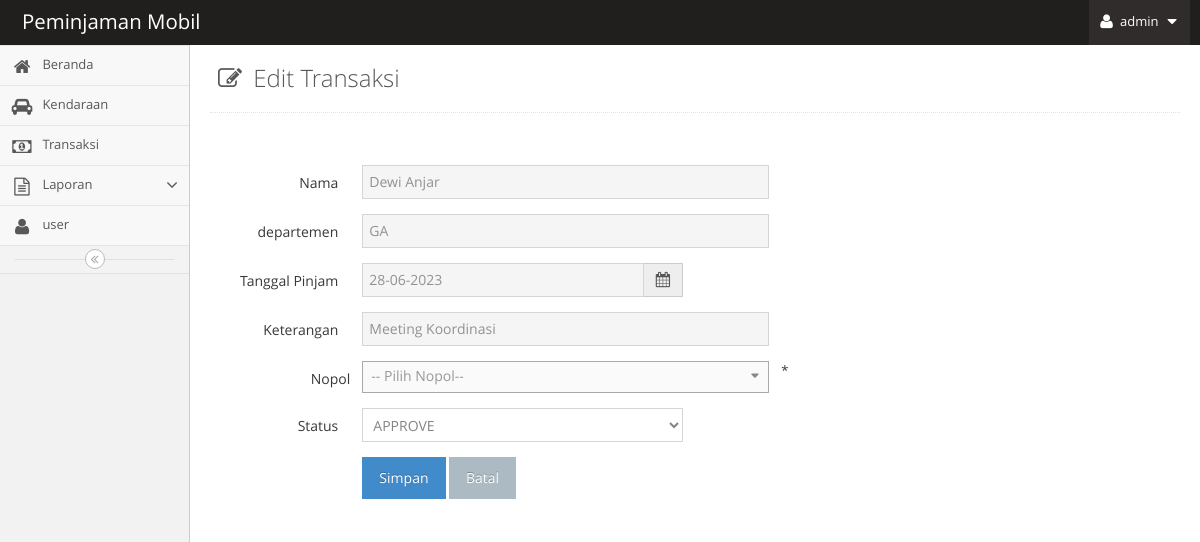
The page /main.php?module=form_transaksi&form=edit&id=TRX000001 (signed in) on the database its author committed.
### tables this page shows
CREATE TABLE `tbl_pinjam` (
  `id` varchar(100) NOT NULL,
  `tgl` date NOT NULL,
  `keterangan` varchar(100) NOT NULL,
  `status` varchar(100) NOT NULL DEFAULT 'On Process',
  `iduser` int(10) NOT NULL,
  `nopol` varchar(100) NOT NULL,
  PRIMARY KEY (`id`)
);

CREATE TABLE `tbl_user` (
  `id_user` int(2) NOT NULL AUTO_INCREMENT,
  `username` varchar(30) NOT NULL,
  `password` varchar(50) NOT NULL,
  `nama_user` varchar(30) NOT NULL,
  `hak_akses` enum('admin','user') NOT NULL,
  `divisi` varchar(100) NOT NULL,
  PRIMARY KEY (`id_user`)
);

### modules/transaksi/form.php (the view, shortened to what this page needs)
 <?php
if ($_GET['form']=='add') { ?>
  <div class="page-content">
    <div class="page-header">
      <h1 style="color:#585858">
        <i style="margin-right: 5px" class="ace-icon fa fa-edit"></i>
        Input Data Transaksi
      </h1>
    </div>
  </section>
  <section class="content">
    <div class="row">
      <div class="col-md-12">
        <div class="box box-primary">
          <form role="form" class="form-horizontal" action="modules/transaksi/proses.php?act=insert" method="POST" enctype="multipart/form-data" />
           <div class="box-body">
             <?php
             error_reporting(0);
             $nama = $_SESSION['nama_user'];
             $divisi = $_SESSION['divisi'];
              $query_id = mysqli_query($mysqli, "SELECT RIGHT(id,6) as kode FROM tbl_pinjam
                                                ORDER BY id DESC LIMIT 1")
                                                or die('Ada kesalahan pada query tampil id_barang : '.mysqli_error($mysqli));
              $count = mysqli_num_rows($query_id);
              if ($count <> 0) {
                  $data_id = mysqli_fetch_assoc($query_id);
                  $kode    = $data_id['kode']+1;
              } else {
                  $kode = 1;
              }
              $buat_id   = str_pad($kode, 6, "0", STR_PAD_LEFT);
              $id = "TRX$buat_id";
              ?>
              <div class="form-group">
                <label class="col-sm-2 control-label no-padding-right">ID Transaksi</label>*
                <div class="col-sm-5">
                  <input type="text" class="form-control" name="id" autocomplete="off"  value="<?php echo $id;?>" required>
                </div>
              </div>
               <div class="form-group">
                <label class="col-sm-2 control-label no-padding-right">Nama</label>*
                <div class="col-sm-5">
                  <input type="text" class="form-control" name="nama" autocomplete="off" value='<?php echo $nama;?>' readonly>
                </div>
              </div>
                 <div class="form-group">
                <label class="col-sm-2 control-label no-padding-right">Departemen</label>*
                <div class="col-sm-5">
  <input type="text" class="form-control" name="departemen" autocomplete="off" value='<?php echo $divisi;?>' readonly>
                </div>
              </div>
              <div class="form-group">
                  <label class="col-sm-2 control-label no-padding-right">Tanggal Pinjam</label>
                  <div style="padding-right:20px;" class="col-sm-4">
                    <div class="input-group">
                      <input class="form-control date-picker" type="text" data-date-format="dd-mm-yyyy" name="pinjam" required />
                      <span class="input-group-addon">
                        <i class="fa fa-calendar bigger-110"></i>
                      </span>
                    </div>
                  </div>
                </div>
                   <div class="form-group">
                <label class="col-sm-2 control-label no-padding-right">Keterangan</label>*
                <div class="col-sm-5">
  <input type="text" class="form-control" name="keterangan" autocomplete="off"  rquired>
                </div>
              </div>
            <div class="box-footer">
              <div class="form-group">
                <div class="col-sm-offset-2 col-sm-10">
                  <input type="submit" class="btn btn-primary btn-submit" name="simpan" value="Simpan">
                  <a href="?module=view_transaksi_pinjam" class="btn btn-default btn-reset">Batal</a>
                </div>
              </div>
            </div>
          </form>
        </div>
      </div>
    </div>
  </section>
  </div>
</div>
<?php
      }
      elseif ($_GET['form']=='edit') {
  if (isset($_GET['id'])) {
      $query = mysqli_query($mysqli, "SELECT
                                            a.id, a.tgl,c.nama_user,c.divisi,a.keterangan,a.nopol,a.status
                                            FROM
                                             tbl_pinjam a,
                                             tbl_kendaraan b,
                                             tbl_user c
                                             WHERE a.iduser=c.id_user and  a.id='$_GET[id]'
GROUP BY a.`id`")
                                      or die('Ada kesalahan pada query tampil Data Vendor: '.mysqli_error($mysqli));
      $data  = mysqli_fetch_assoc($query);
    $tgl_pinjam     = $data['tgl'];
    $tgl           = explode('-',$tgl_pinjam);
    $tanggal_pinjam = $tgl[2]."-".$tgl[1]."-".$tgl[0];
    }
?>
  <section class="content-header">
    <div class="page-content">
    <div class="page-header">
      <h1 style="color:#585858">
        <i style="margin-right: 5px" class="ace-icon fa fa-edit"></i>
        Edit Transaksi
      </h1>
    </div>
  </section>
  <section class="content">
    <div class="row">
      <div class="col-md-12">
        <div class="box box-primary">
          <form role="form" class="form-horizontal" action="modules/transaksi/proses.php?act=update" method="POST" enctype="multipart/form-data" />
            <div class="box-body">
               <div class="form-group">
                <div class="col-sm-5">
                </div>
              </div>
              <div class="form-group">
                <label class="col-sm-2 control-label">Nama</label>
                <div class="col-sm-5">
                  <input type="text" class="form-control" name="nama" autocomplete="off" value="<?php echo $data['nama_user']; ?>" readonly>
                </div>
              </div>
  <div class="form-group">
                <label class="col-sm-2 control-label">departemen</label>
                <div class="col-sm-5">
                  <input type="text" class="form-control" name="divisi" autocomplete="off" value="<?php echo $data['divisi']; ?>" readonly>
                </div>
              </div>
              <div class="form-group">
                  <label class="col-sm-2 control-label">Tanggal Pinjam</label>
              <div class="col-sm-4">
                    <div class="input-group">
                      <input class="form-control date-picker" type="text" data-date-format="dd-mm-yyyy" name="pinjam" value="<?php echo $tanggal_pinjam; ?>" readonly />
                      <span class="input-group-addon">
                        <i class="fa fa-calendar bigger-110"></i>
                      </span>
                    </div>
                  </div>
                </div>
                <div class="form-group">
                <label class="col-sm-2 control-label">Keterangan</label>
                <div class="col-sm-5">
                  <input type="text" class="form-control" name="keterangan" autocomplete="off" value="<?php echo $data['keterangan']; ?>" readonly>
                </div>
              </div>
               <div class="form-group">
                <label class="col-sm-2 control-label no-padding-right">Nopol</label>*
                <div class="col-sm-5">
                </div>
              </div>
              <div class="form-group">
                  <label class="col-sm-2 control-label">Status</label>
                  <div class="col-sm-4">
                    <select class="form-control" name="status" placeholder="Pilih ..." required>
                      <option value="<?php echo $data['status']; ?>"><?php echo $data['status']; ?></option>
                    </select>
                  </div>
                </div>
              </div>
            <div class="box-footer">
              <div class="form-group">
                <div class="col-sm-offset-2 col-sm-10">
                  <input type="submit" class="btn btn-primary btn-submit" name="simpan" value="Simpan">
                  <a href="?module=view_kendaraan" class="btn btn-default btn-reset">Batal</a>
                </div>
              </div>
            </div>
        </div>
      </div>
    </div>
  </div>
  </div>
  </div>
    <?php
      }
?>

### rows shown on the page
tbl_pinjam: nama "Dewi Anjar", divisi "GA", pinjam "28-06-2023", keterangan "Meeting Koordinasi", status "APPROVE"

### other values the page prints
$_SESSION['username'] "admin"
